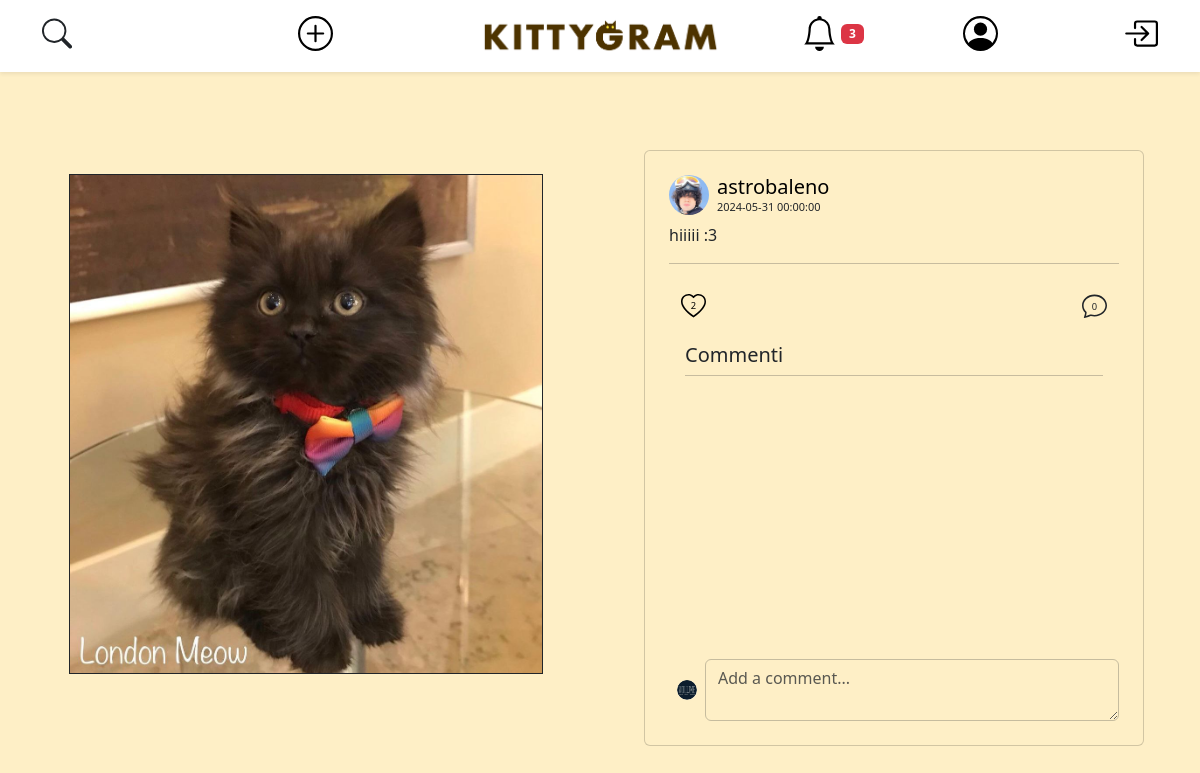
Before: /open-post.php?post_id=3 (signed in) with the older database file.
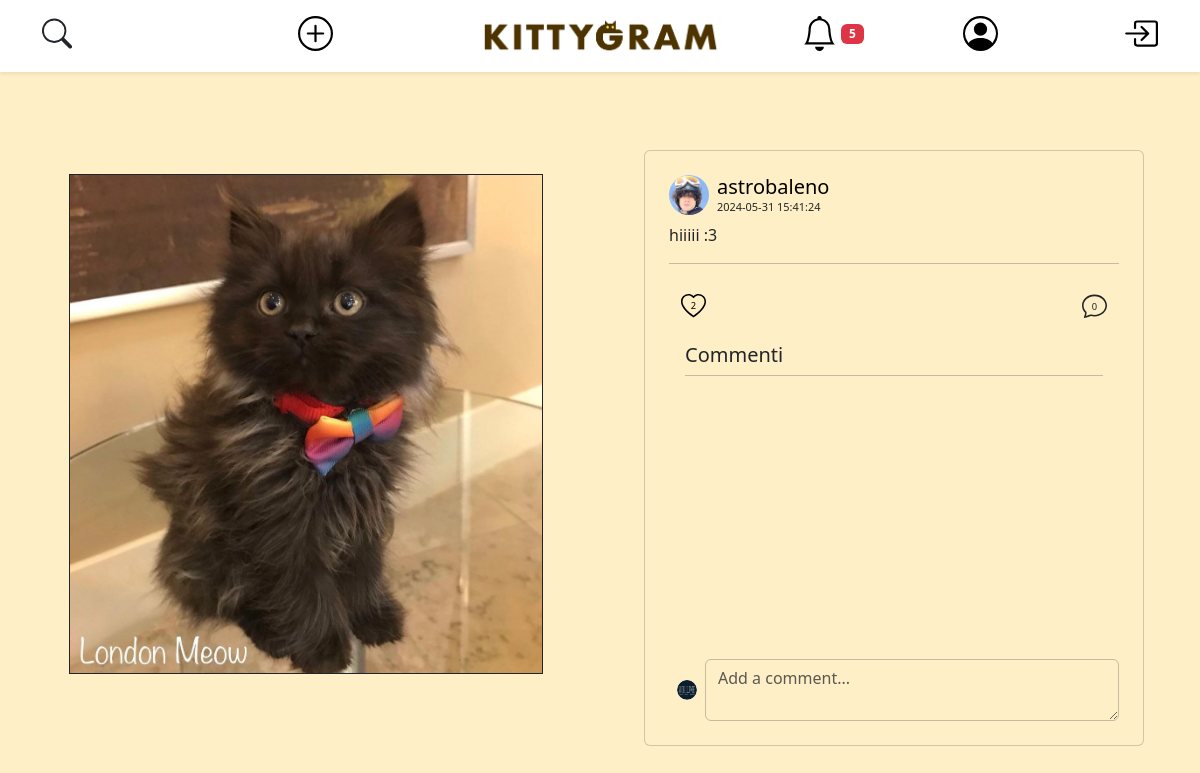
After: the same page with the newer database file.
### tables this page shows
CREATE TABLE IF NOT EXISTS ACCOUNT (
    user_id INT AUTO_INCREMENT PRIMARY KEY,
    username VARCHAR(25) NOT NULL UNIQUE,
    email VARCHAR(319) NOT NULL UNIQUE,
    password VARCHAR(512) NOT NULL,  
    salt VARCHAR(512) NOT NULL,
    first_name VARCHAR(25) NOT NULL,
    last_name VARCHAR(25) NOT NULL,
    user_bio VARCHAR(255) NOT NULL DEFAULT " ",
    profile_pic_id INT DEFAULT 1,
    city_id INT
);

CREATE TABLE IF NOT EXISTS MEDIA (
    media_id INT AUTO_INCREMENT PRIMARY KEY,
    file_name VARCHAR(255) NOT NULL,
    post_id INT
);

CREATE TABLE IF NOT EXISTS POST (
    post_id INT AUTO_INCREMENT PRIMARY KEY,
    description VARCHAR(100) NOT NULL,
    date DATETIME NOT NULL,
    user_id INT NOT NULL
);

### modals/notification-modal.php (called while the page is built, shortened)
<?php
require("./api/show-notification.php");
?>

### api/show-notification.php (called while the page is built, shortened)
<?php
require_once ("db-config.php");
?>
<?php if (!empty($templateParams["notifications"])): ?>
<?php foreach ($templateParams["notifications"] as $notification): ?>
            <?php $accountFrom = $dbh->getAccountFromUsername($notification["username_from"]) ?>
        <?php if (isset($notification['post_id'])): ?>
        <?php $post = $dbh->getPost($notification['post_id']) ?>
        <?php endif; ?>
<?php endforeach; ?>
<?php else: ?>
<p class="text-center">No notification yet &#x1F640;??</p>
<?php endif; ?>

### db-config.php (called while the page is built, shortened)
<?php
$dbname = "kittygram";
require_once("db/database.php");
$dbh = new DatabaseHelper($dbname);

### db/database.php (called while the page is built, shortened)
<?php
class DatabaseHelper
{
    private $db;
    public function __construct($dbname, $servername = "localhost", $username = "root", $password = "", $port = 3306)
    {
        $this->db = new mysqli($servername, $username, $password, $dbname, $port);
    }
    public function getAccountFromUsername($username)
    {
        $query = "SELECT user_id as id, username, file_name as pic, first_name, last_name, user_bio, email FROM account
                    LEFT JOIN media ON account.profile_pic_id = media.media_id
                    WHERE account.username = ?
                    LIMIT 1;";
        $stmt = $this->db->prepare($query);
        $stmt->bind_param("s", $username);
        $stmt->execute();
        $result = $stmt->get_result();
        return $result->fetch_all(MYSQLI_ASSOC)[0];
    }
    public function getAccountFromId($user_id)
    {
        $query = "SELECT user_id as id, username, file_name as pic, first_name, last_name, user_bio, email FROM account
                    LEFT JOIN media ON account.profile_pic_id = media.media_id
                    WHERE account.user_id = ?
                    LIMIT 1;";
        $stmt = $this->db->prepare($query);
        $stmt->bind_param("i", $user_id);
        $stmt->execute();
        $result = $stmt->get_result();
        return $result->fetch_all(MYSQLI_ASSOC)[0];
    }
    public function getNotificationsById($user_id)
    {
        $query = "
            SELECT notification_id,message,post_id,from_user_id as user_from_id,ur.username as username_from,seen,
            for_user_id as user_for_id,ui.username as username_for
            FROM NOTIFICATION INNER JOIN ACCOUNT ui ON NOTIFICATION.for_user_id = ui.user_id
            INNER JOIN ACCOUNT ur ON NOTIFICATION.from_user_id = ur.user_id
            WHERE NOTIFICATION.for_user_id = ? AND NOTIFICATION.seen = 0
            ORDER BY date DESC, notification_id
        ";
        $stmt = $this->db->prepare($query);
        $stmt->bind_param('i', $user_id);
        $stmt->execute();
        $result = $stmt->get_result();
        return $result->fetch_all(MYSQLI_ASSOC);
    }
    public function getNumLikes($post_id) {
        $query = "SELECT COUNT(*) FROM post_like WHERE post_id = ?";
        $stmt = $this->db->prepare($query);
        $stmt->bind_param("i", $post_id);
        $stmt->execute();
        $stmt->bind_result($num_likes);
        return isset($num_likes) ? $num_likes : 0;
    }
    public function userLikesPost($idPost, $userId)
    {
        $query = "
            SELECT COUNT(*) AS numberLikes
            FROM post_like
            WHERE user_id = ? AND post_id = ?
        ";
        $stmt = $this->db->prepare($query);
        $stmt->bind_param("ii", $userId, $idPost);
        $stmt->execute();
        $result = $stmt->get_result();
        $row = $result->fetch_assoc();
        return $row["numberLikes"];
    }
    function getMediasByPostId($post_id)
    {
        $query = "SELECT file_name FROM MEDIA WHERE post_id = ?";
        $stmt = $this->db->prepare($query);
        $stmt->bind_param("i", $post_id);
        $stmt->execute();
        $result = $stmt->get_result();
        $files = [];
        while ($row = $result->fetch_assoc()) {
            $files[] = $row['file_name'];
        }
        return $files;
    }
    private function getComments($post_id)
    {
        $query = "SELECT `username`, `file_name` as 'profile_pic', `message`, `date` FROM `comment`
                    LEFT JOIN (account LEFT JOIN media on account.profile_pic_id = media.media_id)
                        ON comment.user_id = account.user_id
                    WHERE comment.post_id = ?;";
        $stmt = $this->db->prepare($query);
        $stmt->bind_param("i", $post_id);
        $stmt->execute();
        $result = $stmt->get_result();
        return $result->fetch_all(MYSQLI_ASSOC);
    }
    public function getPost($post_id)
    {
        $query = "SELECT * FROM `post` WHERE post.post_id = ? LIMIT 1";
        $stmt = $this->db->prepare($query);
        $stmt->bind_param("i", $post_id);
        $stmt->execute();
        $result = $stmt->get_result()->fetch_all(MYSQLI_ASSOC)[0];
        if (isset($result['user_id'])) {
            $result['owner'] = $this->getAccountFromId($result['user_id']);
            $result['media'] = $this->getMediasByPostId($post_id);
            $result['comment'] = $this->getComments($post_id);
        }
        return $result;
    }
}

### open-post.php (the view, shortened to what the rows shown need)
<?php
require_once ("db-config.php");
if (isset($_GET['post_id'])) {
    $post_id = $_GET['post_id'];
    $isAdoption = $dbh->isAdoption($post_id);
    if ($isAdoption) {
        $currentPost = $dbh->getAdoption($post_id);
    } else {
        $currentPost = $dbh->getPost($post_id);
    }
}
if (isset($currentPost)):
    ?>
    <!Doctype html>
    <html lang="en">
    <head>
        <link href="https://cdn.jsdelivr.net/npm/bootstrap@5.3.3/dist/css/bootstrap.min.css" rel="stylesheet"
>
        <link rel="stylesheet" href="css/style.css">
        <?php echo require_once ("./components/navbar.php") ?>
        <?php $viewer = $dbh->getAccountFromUsername($_SESSION['username']); ?>
    </head>
    <body>
        <div class="container-fluid py-4 d-flex justify-content-center align-items-center min-vh-100">
            <div class="row auto-cols w-100">
                <div class="col mt-5 mb-5 py-4 d-flex justify-content-center">
                    <?php
                    $images = $currentPost["media"];
                    if (count($currentPost["media"]) > 1): ?>
                        <div id="carousel-<?php echo $currentPost['post_id']; ?>" class="carousel slide">
                            <div class="carousel-indicators">
                                <?php foreach ($images as $index => $image): ?>
                                    <button type="button" data-bs-target="#carousel-<?php echo $currentPost['post_id']; ?>"
                                        data-bs-slide-to="<?php echo $index; ?>" class="<?php echo $index === 0 ? 'active' : ''; ?>"
                                        aria-current="<?php echo $index === 0 ? 'true' : 'false'; ?>"
                                        aria-label="Slide <?php echo $index + 1; ?>"></button>
                                <?php endforeach; ?>
                            </div>
                            <div class="carousel-inner">
                                <?php foreach ($images as $index => $image): ?>
                                    <div class="carousel-item <?php echo $index === 0 ? 'active' : ''; ?>">
                                        <img src="./img/<?php echo $image; ?>" class="d-block w-100 h-100 post-image"
                                            alt="Post Image">
                                    </div>
                                <?php endforeach; ?>
                            </div>
                            <button class="carousel-control-prev" type="button"
                                data-bs-target="#carousel-<?php echo $currentPost['post_id']; ?>" data-bs-slide="prev">
                                <span class="carousel-control-prev-icon" aria-hidden="true"></span>
                                <span class="visually-hidden">Previous</span>
                            </button>
                            <button class="carousel-control-next" type="button"
                                data-bs-target="#carousel-<?php echo $currentPost['post_id']; ?>" data-bs-slide="next">
                                <span class="carousel-control-next-icon" aria-hidden="true"></span>
                                <span class="visually-hidden">Next</span>
                            </button>
                        </div>
                    <?php else: ?>
                        <img src="./img/<?php echo $images[0]; ?>" alt="Post Image" class="border border-dark post-image">
                    <?php endif; ?>
                </div>
                <div class="col mt-5 d-flex justify-content-center">
                    <div class="card p-4">
                        <div class="mb-1 d-flex align-items-center">
                            <img src="img/<?php echo $currentPost['owner']['pic'] ?>" class="avatar rounded-circle me-2"
                                alt="Avatar utente">
                            <div>
                                <a href="open-profile.php?username=<?php echo $currentPost['owner']['username']; ?>"
                                    class="custom-link">
                                    <h5 class="mb-0"><?php echo $currentPost['owner']['username'] ?></h5>
                                </a>
                                <p class="mb-0 smaller-text"><?php echo $currentPost['date'] ?></p>
                            </div>
                        </div>
                        <p class="mb-0 mt-1 text-start"> <?php echo $currentPost['description'] ?></p>
                        <hr class="my-3 border-dark">
                        <nav class="navbar navbar-expand mt-1">
                            <div class="container-fluid">
                                <?php
                                $liked = $dbh->userLikesPost($currentPost["post_id"], $_SESSION["user_id"]);
                                $likedClass = $liked ? 'liked' : '';
                                ?>
                                <div class="like-icon <?php echo $likedClass ?>"
                                    data-post-id="<?php echo $currentPost["post_id"]; ?>"
                                    data-owner-id="<?php echo $currentPost["user_id"]; ?>">
                                    <svg width="25" height="25" xmlns="http://www.w3.org/2000/svg" viewBox="0 0 16 16">
                                        <path
                                            d="<?php echo $likedClass == 'liked' ? 'M8 1.314C12.438-3.248 23.534 4.735 8 15-7.534 4.736 3.562-3.248 8 1.314' : 'm8 2.748-.717-.737C5.6.281 2.514.878 1.4 3.053c-.523 1.023-.641 2.5.314 4.385.92 1.815 2.834 3.989 6.286 6.357 3.452-2.368 5.365-4.542 6.286-6.357.955-1.886.838-3.362.314-4.385C13.486.878 10.4.28 8.717 2.01zM8 15C-7.333 4.868 3.279-3.04 7.824 1.143q.09.083.176.171a3 3 0 0 1 .176-.17C12.72-3.042 23.333 4.867 8 15'; ?>" />
                                            <text x="8" y="8" fill="black" font-size="6" text-anchor="middle" alignment-baseline="middle"><?php echo $dbh->getNumLikes($post_id) ?></text>
                                    </svg>
                                </div>
                                <svg xmlns="http://www.w3.org/2000/svg" width="25" height="25" fill="currentColor" class="bi bi-chat" viewBox="0 0 16 16" id="commentIcon">
                                    <path
                                        d="M2.678 11.894a1 1 0 0 1 .287.801 11 11 0 0 1-.398 2c1.395-.323 2.247-.697 2.634-.893a1 1 0 0 1 .71-.074A8 8 0 0 0 8 14c3.996 0 7-2.807 7-6s-3.004-6-7-6-7 2.808-7 6c0 1.468.617 2.83 1.678 3.894m-.493 3.905a22 22 0 0 1-.713.129c-.2.032-.352-.176-.273-.362a10 10 0 0 0 .244-.637l.003-.01c.248-.72.45-1.548.524-2.319C.743 11.37 0 9.76 0 8c0-3.866 3.582-7 8-7s8 3.134 8 7-3.582 7-8 7a9 9 0 0 1-2.347-.306c-.52.263-1.639.742-3.468 1.105" />
                                    <text x="8" y="9" font-size="6" text-anchor="middle" alignment-baseline="middle"><?php echo count($currentPost['comment']) ?></text>
                                </svg>
                            </div>
                        </nav>
                        <div class="card-body">
                            <h5 class="card-title text-start">Commenti</h5>
                            <hr class="my-1 border-transparent">
                        </div>
                        <form id="commentForm" class="w-100">
                                <div class="d-flex align-items-center justify-content-center">
                                    <img src="img/<?php echo $viewer['pic'] ?>"
                                        class="small-avatar rounded-circle me-2 ms-2" alt="Avatar utente">
                                    <textarea class="form-control transparent-input" placeholder="Add a comment..."
                                        id="commentArea" maxlength=200></textarea>
                                </div>
                        </form>
                    </div>
                </div>
            </div>
        </div>
    </body>
    </html>
    <?php require_once ("./modals/post-settings-modal.php") ?>
<?php else:
    header('Location: ./index.php');
endif;
?>

Changed rows visible on the page:
changed post "hiiiii :3": date "2024-05-31 00:00:00" → "2024-05-31 15:41:24"
Other visible differences:
count($templateParams["notifications"]): "3" → "5"
